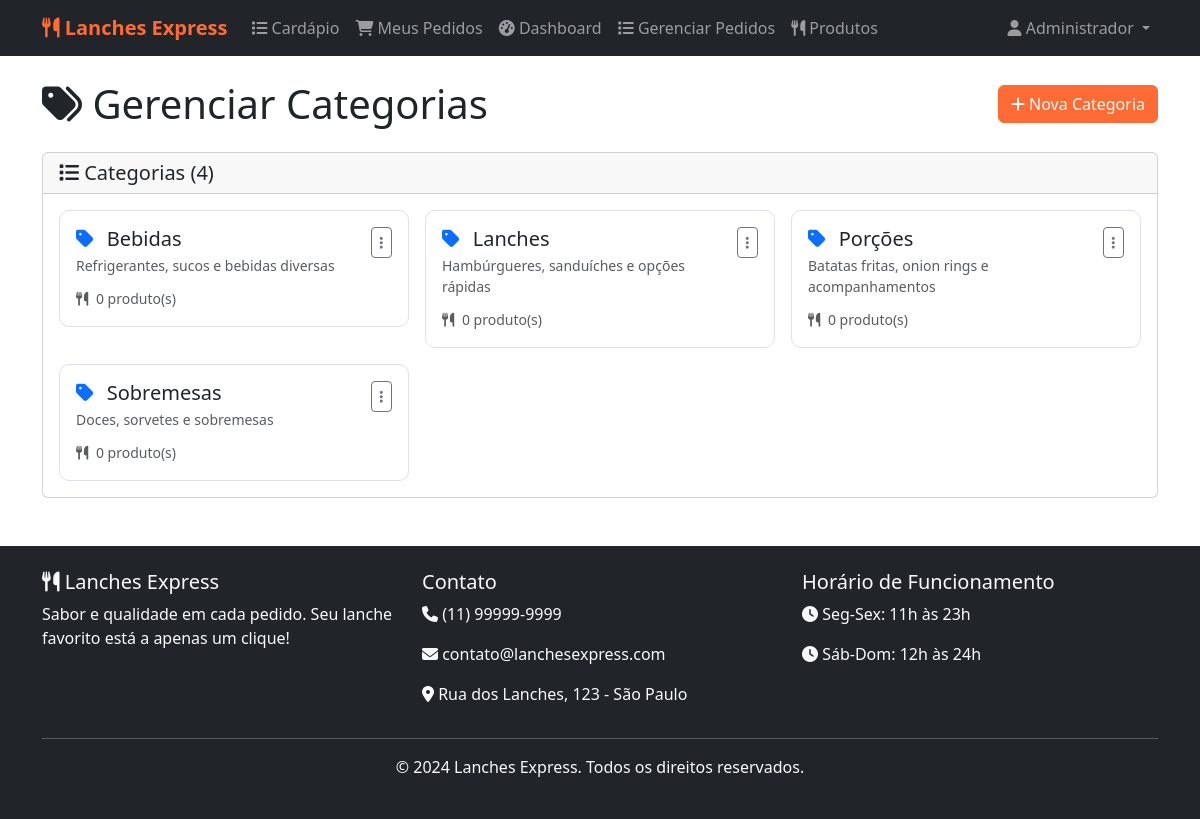
/admin/categorias.php (signed in), run on the app's committed database.
### tables this page shows
CREATE TABLE categorias (
    id INT AUTO_INCREMENT PRIMARY KEY,
    nome VARCHAR(50) NOT NULL,
    descricao TEXT,
    ativo BOOLEAN DEFAULT TRUE,
    criado_em TIMESTAMP DEFAULT CURRENT_TIMESTAMP
);

### config/database.php (called while the page is built, shortened)
<?php
class Database {
    private static $instance = null;
    private $pdo;
    private $host = 'localhost';
    private $dbname = 'sistema_lanches';
    private $username = 'root';
    private $password = '';
    private function __construct() {
        try {
            $this->pdo = $this->createConnection(true);
        } catch (PDOException $e) {
            if ($this->isUnknownDatabaseError($e)) {
                try {
                    $this->bootstrapDatabase();
                } catch (Throwable $bootstrapError) {
                    die("Erro na conexão com o banco de dados: " . $bootstrapError->getMessage());
                }
            } else {
                die("Erro na conexão com o banco de dados: " . $e->getMessage());
            }
        }
    }
    private function createConnection($useDatabase = true) {
        $dsn = "mysql:host={$this->host};charset=utf8mb4";
        if ($useDatabase) {
            $dsn = "mysql:host={$this->host};dbname={$this->dbname};charset=utf8mb4";
        }
        $pdo = new PDO($dsn, $this->username, $this->password);
        $pdo->setAttribute(PDO::ATTR_ERRMODE, PDO::ERRMODE_EXCEPTION);
        $pdo->setAttribute(PDO::ATTR_DEFAULT_FETCH_MODE, PDO::FETCH_ASSOC);
        return $pdo;
    }
    public static function getInstance() {
        if (self::$instance === null) {
            self::$instance = new self();
        }
        return self::$instance;
    }
    public function getConnection() {
        return $this->pdo;
    }
}
function getDB() {
    return Database::getInstance()->getConnection();
}
?>

### classes/Categoria.php (called while the page is built, shortened)
<?php
require_once __DIR__ . '/../config/database.php';
class Categoria {
    private $db;
    public function __construct() {
        $this->db = getDB();
    }
    public function listarTodas() {
        $stmt = $this->db->prepare("SELECT * FROM categorias ORDER BY ativo DESC, nome");
        $stmt->execute();
        return $stmt->fetchAll();
    }
}
?>

### admin/categorias.php (the view, shortened to what this page needs)
<?php
require_once '../config/database.php';
require_once '../classes/Categoria.php';
$categoria = new Categoria();
$categorias = $categoria->listarTodas();
include '../templates/header.php';
?>
<div class="row mb-4">
    <div class="col-12">
        <div class="d-flex justify-content-between align-items-center">
            <h1 class="mb-0">
                <i class="fas fa-tags"></i> Gerenciar Categorias
            </h1>
            <button class="btn btn-primary" data-bs-toggle="modal" data-bs-target="#modalCategoria">
                <i class="fas fa-plus"></i> Nova Categoria
            </button>
        </div>
    </div>
</div>
<div class="row">
    <div class="col-12">
        <div class="card">
            <div class="card-header">
                <h5 class="mb-0">
                    <i class="fas fa-list"></i> Categorias (<?= count($categorias) ?>)
                </h5>
            </div>
            <div class="card-body">
                <?php if (empty($categorias)): ?>
                    <div class="text-center text-muted">
                        <i class="fas fa-tags fa-3x mb-3"></i>
                        <p>Nenhuma categoria cadastrada.</p>
                        <button class="btn btn-primary" data-bs-toggle="modal" data-bs-target="#modalCategoria">
                            <i class="fas fa-plus"></i> Adicionar Primeira Categoria
                        </button>
                    </div>
                <?php else: ?>
                    <div class="row g-3">
                        <?php foreach ($categorias as $cat): ?>
                            <div class="col-md-6 col-lg-4">
                                <div class="card categoria-card">
                                    <div class="card-body">
                                        <div class="d-flex justify-content-between align-items-start">
                                            <div>
                                                <h5 class="card-title mb-1">
                                                    <i class="fas fa-tag text-primary me-2"></i>
                                                    <?= htmlspecialchars($cat['nome']) ?>
                                                </h5>
                                                <?php if ($cat['descricao']): ?>
                                                    <p class="card-text text-muted small mb-2">
                                                        <?= htmlspecialchars($cat['descricao']) ?>
                                                    </p>
                                                <?php endif; ?>
                                                <div class="categoria-stats">
                                                    <small class="text-muted">
                                                        <i class="fas fa-utensils me-1"></i>
                                                        <?= $cat['total_produtos'] ?? 0 ?> produto(s)
                                                    </small>
                                                </div>
                                            </div>
                                            <div class="dropdown">
                                                <button class="btn btn-sm btn-outline-secondary" type="button"
                                                        data-bs-toggle="dropdown">
                                                    <i class="fas fa-ellipsis-v"></i>
                                                </button>
                                            </div>
                                        </div>
                                    </div>
                                </div>
                            </div>
                        <?php endforeach; ?>
                    </div>
                <?php endif; ?>
            </div>
        </div>
    </div>
</div>
<?php include '../templates/footer.php'; ?>

### assets/css/style.css (style rules this page uses)
:root { --primary-color: #ff6b35; --secondary-color: #f8f9fa; --success-color: #28a745; --danger-color: #dc3545; --warning-color: #ffc107; --info-color: #17a2b8; --dark-color: #343a40; --light-color: #f8f9fa; }
.categoria-card { transition: transform 0.2s, box-shadow 0.2s; border: 1px solid #dee2e6; border-radius: 10px; }
.categoria-stats { margin-top: 10px; }
.btn-primary { background-color: var(--primary-color); border-color: var(--primary-color); }

### templates/header.php (style rules this page uses)
.btn-primary { background-color: #ff6b35; border-color: #ff6b35; }

### admin/categorias.php (style rules this page uses)
.categoria-card { transition: transform 0.2s, box-shadow 0.2s; }
.categoria-stats { margin-top: 10px; }

### data on the page
categorias: nome "Bebidas", descricao "Refrigerantes, sucos e bebidas diversas", total_produtos "0"
categorias: nome "Lanches", descricao "Hambúrgueres, sanduíches e opções rápidas", total_produtos "0"
categorias: nome "Porções", descricao "Batatas fritas, onion rings e acompanhamentos", total_produtos "0"
categorias: nome "Sobremesas", descricao "Doces, sorvetes e sobremesas", total_produtos "0"

### other printed values
$_SESSION['usuario']['nome'] "Administrador"
count($categorias) "4"
